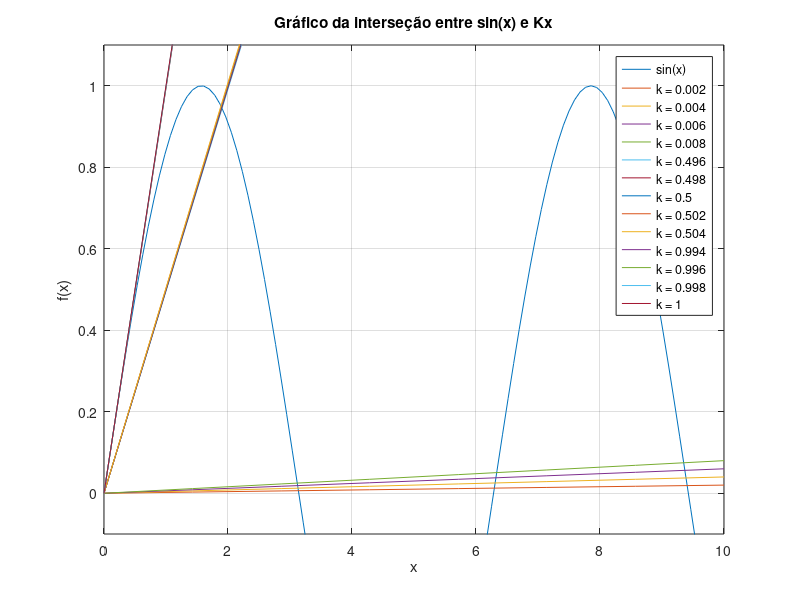

Here is the MATLAB script that generated this plot:
%limitamos o valor de x entre 0 e 10
x_intervalo = linspace(0, 10, 1000);

val_k = [0.002 0.004 0.006 0.008 0.496 0.498 0.5 0.502 0.504 0.994 0.996 0.998 1];

pontos_intersecao = [];

%loop para o calculo com diferentes valores de k
for k = val_k
    
    f1 = @(x) sin(x);
    f2 = @(x) k * x;

    
    pontos_intersecao_k = [];
    primeiro_ponto_encontrado = false; 
    
    for i = 1:length(x_intervalo)-1
        x1 = x_intervalo(i);
        x2 = x_intervalo(i+1);
        
       %verificação da existencia de uma raiz num intervalo
        if sign(f1(x1) - f2(x1)) * sign(f1(x2) - f2(x2)) <= 0
            ponto_intersecao = fzero(@(x) f1(x) - f2(x), [x1, x2]);
            
            %verifica se a raiz encontrada está dentro do intervalo
            %desejado e exclui a interceção no ponto (0,0)
            if ponto_intersecao <= 10
                if primeiro_ponto_encontrado
                    pontos_intersecao_k = [pontos_intersecao_k; ponto_intersecao, f1(ponto_intersecao)];
                else
                    primeiro_ponto_encontrado = true;
                end
            end
        end
    end
    
    
    if ~isempty(pontos_intersecao_k)
        pontos_intersecao = [pontos_intersecao; pontos_intersecao_k];
        
        fprintf('Para k = %f, os pontos de interseção são:\n', k);
        disp(pontos_intersecao_k);
    end
end

%gráfico das funções
figure;
fplot(@(x) sin(x), [0 10], 'DisplayName', 'sin(x)');
hold on;
for k = val_k
    fplot(@(x) k * x, [0 10], 'DisplayName', ['k = ' num2str(k)]);
end



hold off;
ylim([-0.1 1.1])
grid on;
xlabel('x');
ylabel('f(x)');
title('Gráfico da interseção entre sin(x) e Kx');
legend;
